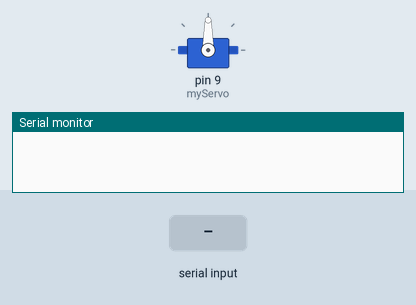
This sketch was run on a simulated Arduino Uno, built with avr-gcc and run on an emulated ATmega328P. Parts: servo, the last lines printed to the serial monitor. The inputs (shaded band) are chosen by the test bench.

Above: at 1.2 s.
1.3 s: "1" received over Serial
At 1.7 s:
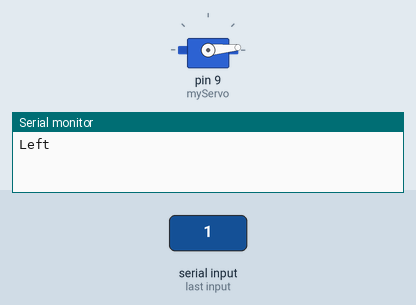
4.1 s: "0" received over Serial
At 5.0 s:
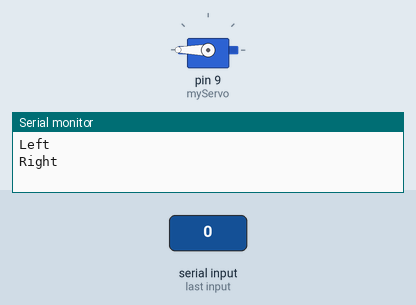
Timing chart, 0 to 7.1 s (numbered marks = the images above; inputs shaded):
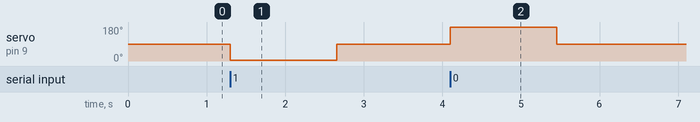

Measured:
- after the input at 1.3 s, servo on pin 9 (myServo): 90° → 5° at once, → 90° 1.4 s later
- after the input at 4.1 s, servo on pin 9 (myServo): 90° → 180° at once, → 90° 1.4 s later

The sketch:

Pi2INO.ino
```cpp
#include <Servo.h> //include Servo library
Servo myServo; // create servo object


void setup() { //setup
  Serial.begin(9600);  //activate Serial Monitor
  myServo.attach(9); //attach servo to pin 9


}

void loop() //loop section
{


  char val = Serial.read();
      if (val == '1') { // moves servo to the left if 1 is called. Stops after being turned on
         Serial.write("Left\n");
         for(int i = 0; i < 90; i++){
         myServo.write(5);
         delay(15);
         }

      }
      else if(val == '0'){
         Serial.write("Right\n");
         for(int i = 0; i < 90; i++){ // moves servo to the right stops after being turned off
         myServo.write(180);
         delay(15);
         }
      }
      else{
         myServo.write(90); // turns the servo off if nothing is immediatly called
      }


}
```
